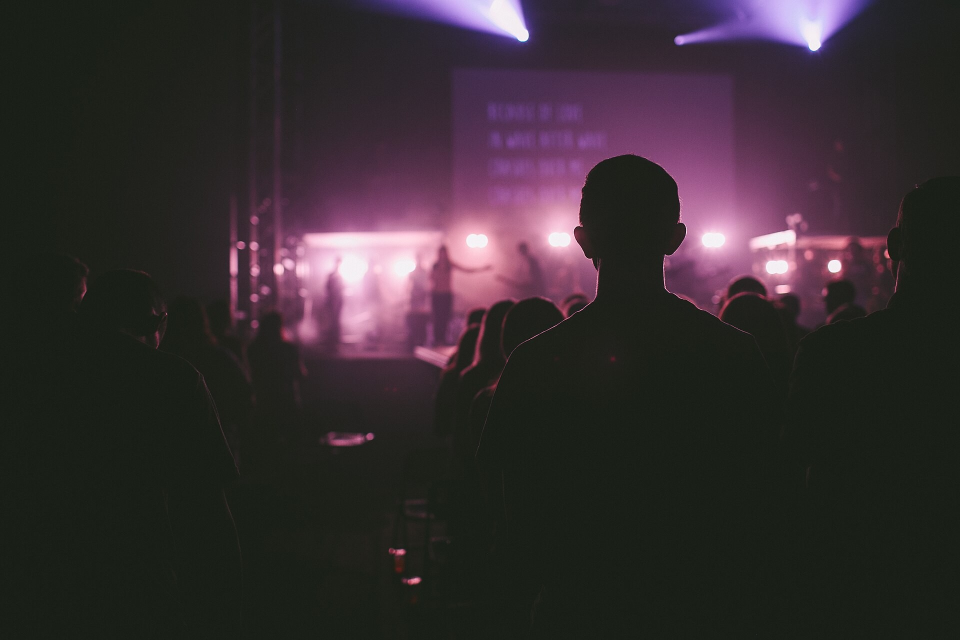
#> input picture arc_of_light/live_1.jpg, 1920 x 1280 px (shown at 1/2 size)
$ python -i make_mureka_videos.py   (imports and definitions only)
#> lines starting #> are read from the running program, lines starting #| are printed output that depends on the picture
### arc_of_light/make_brand_images.py
"""arc of light のチャンネルアイコン（800×800）とバナー（2560×1440）を、夜の版と昼の版で作る。

使い方: python3 make_brand_images.py
- 背景は夜空の紺から紫へのグラデーション、やわらかい虹の弧（ぼかして光らせる）、星のきらめき
- 文字は Inter Display Light の小文字、字間を広めにしてやわらかく見せる
- バナーの文字と弧は、どの画面でも切れない中央の範囲（1546×423）に入れる
"""
import math
import random
from pathlib import Path

from PIL import Image, ImageDraw, ImageFilter, ImageFont

OUT = Path(__file__).parent
FONT = "/usr/share/fonts/opentype/inter/InterDisplay-Light.otf"
FONT_THIN = "/usr/share/fonts/opentype/inter/InterDisplay-ExtraLight.otf"
TOP, BOTTOM = (14, 16, 48), (58, 34, 92)
# 昼の版：青空から、やわらかい桃色へ。文字は濃い紺で読みやすく
DAY_TOP, DAY_BOTTOM = (120, 196, 255), (255, 214, 226)
INK = (34, 40, 96, 250)
RAINBOW = [(255, 170, 190), (255, 205, 160), (255, 240, 170), (170, 240, 205), (160, 205, 255), (200, 175, 255)]


# [93 lines left out: functions blur, gradient, arc, star, sparkles, text, not called in this run]


# 昼の版は虹ではなく「光の弧」：白から淡い金色の細い弧を、明るく光らせる
LIGHT_ARC = [(255, 255, 255), (255, 247, 220), (255, 232, 170)]


# [88 lines left out: functions flare, clouds, icon_day, banner_day, icon, banner and 1 more, not called in this run]


def photo_bg(path, w, h, bright=1.08, soften=0, yshift=0):
    # 写真を枠いっぱいに切り抜き、少し明るく、やわらかくする
#> called with w = 2560, h = 1440, bright = 1, soften = 4, yshift = 0
    from PIL import ImageEnhance
    p = Image.open(path).convert("RGB")
#> p is the input picture: PIL image 1920x1280 RGB; mean R, G, B 53.2, 44.4, 48.3
    s = max(w / p.width, h / p.height)
#> s = 1.33
    p = p.resize((int(p.width * s) + 1, int(p.height * s) + 1), Image.LANCZOS)
#> p: PIL image 2561x1707 RGB
    x, y = (p.width - w) // 2, (p.height - h) // 2
#> x = 0; y = 133
    if yshift:
        # 写真を下へずらす（人の頭などを中央の枠に入れる）。上にできるすき間は、
        # 写真の上の方を引きのばしてぼかした物で埋め、つなぎ目はぼかしてなじませる
        canvas = p.crop((x, 0, x + w, max(1, y + h - yshift))).resize((w, h)).filter(ImageFilter.GaussianBlur(40))
        canvas = ImageEnhance.Brightness(canvas).enhance(0.8)
        top = y - yshift
        part = p.crop((x, max(0, top), x + w, y + h - yshift))
        mask = Image.new("L", part.size, 255)
        feather = 160
        md = ImageDraw.Draw(mask)
        for i in range(feather):
            md.line([(0, i), (part.width, i)], fill=int(255 * i / feather))
        canvas.paste(part, (0, max(0, -top)), mask)
        p = canvas
    else:
        p = p.crop((x, y, x + w, y + h))
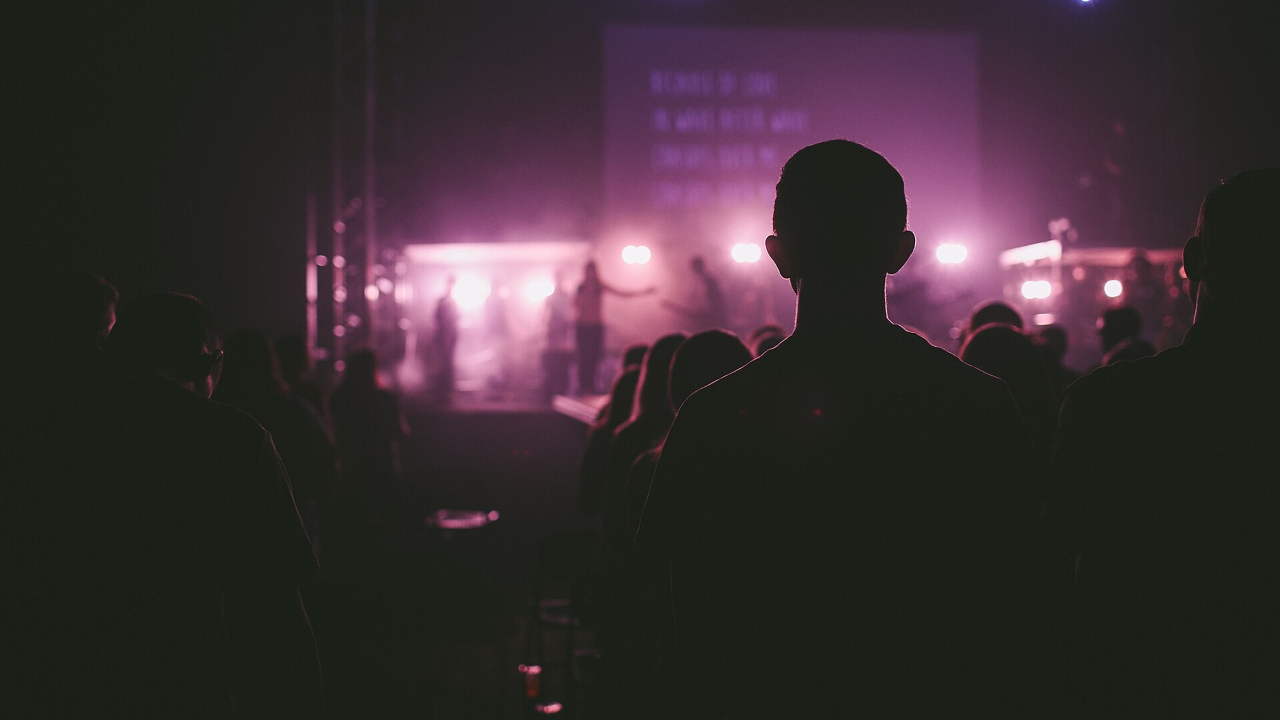
#> p: PIL image 2560x1440 RGB (shown at 1/2 size); mean R, G, B 54.8, 44.5, 48.2
    p = ImageEnhance.Brightness(p).enhance(bright)
    p = ImageEnhance.Color(p).enhance(1.1)
    if soften:
        # ぼかして、写真の中の看板や文字を読めなくし、ロゴの文字を引き立てる
        p = p.filter(ImageFilter.GaussianBlur(soften))
    return p.convert("RGBA")


# [32 lines left out: functions veil, plaza_icon, plaza_banner, not called in this run]


def plaza():
    plaza_icon()
    plaza_banner()


# [119 lines left out: functions photo_version, photos_all, cg_scene, cg_version, not called in this run]


# [3 lines that do not run on import are left out]

### arc_of_light/make_mureka_videos.py
"""Murekaの「映像音楽」にアップロードする、曲ごとの短い動画（12秒・1280×720）を作る。

使い方: python3 make_mureka_videos.py
- 背景は make_brand_images.py の絵や写真を、文字なしで使う
- ゆっくり寄る・横に流れる動き（ズームとパン）をつけ、曲ごとに動きと切り取り方を変える
- 出力: mureka_videos/<番号>_<曲名>.mp4
"""
import math
import subprocess
from pathlib import Path

import imageio_ffmpeg
from PIL import Image, ImageDraw, ImageEnhance, ImageFilter

import make_brand_images as m

OUT = Path(__file__).parent / "mureka_videos"
W, H = 2560, 1440
# [1 line that did not run here, left out]


# [18 lines left out: functions sky_day, sky_day_arc, sky_night, not called in this run]


def photo(name, warm=1.0, soften=4):
    im = m.photo_bg(m.OUT / name, W, H, bright=1.0, soften=soften).convert("RGB")
    if warm != 1.0:
        r, g, b = im.split()
        r = r.point(lambda v: min(255, int(v * warm)))
        b = b.point(lambda v: int(v / warm))
        im = Image.merge("RGB", (r, g, b))
    return im.convert("RGBA")


# [15 lines left out: functions sky_golden, sky_lemon, not called in this run]


def cg_night_arc():
    return m.cg_scene(W, H, True, seed=5)


SONGS = [
    ("01", "Brand_New_Sky", sky_day_arc, "in"),
    ("02", "Neon_Hearts", lambda: m.cg_scene(W, H, True, seed=2), "in"),
    ("03", "Golden_Hour", sky_golden, "right"),
    ("04", "Wild_and_Free", lambda: photo("live_1.jpg", soften=3), "in"),
    ("05", "Coffee_and_Sunshine", lambda: photo("records_1.jpg", warm=1.08, soften=3), "left"),
    ("06", "Midnight_Drive", lambda: photo("neon_1.jpg", soften=24), "right"),
    ("07", "Higher_Than_the_Stars", sky_night, "out"),
    ("08", "Weekend_Vibes", lambda: m.cg_scene(W, H, False, seed=3), "in"),
    ("09", "ソーダ色のサマーデイ", sky_day, "left"),
    ("10", "ミッドナイト・ネオン", lambda: photo("neon_1.jpg", soften=24), "out"),
    ("11", "スタートライン", lambda: photo("live_1.jpg", soften=5), "right"),
    ("12", "アーク・オブ・ライト", cg_night_arc, "out"),
    ("13", "レモネード・ウィークエンド", sky_lemon, "left"),
]


# [20 lines left out: function render, not called in this run]


# [6 lines not run here, left out]

>>> result = photo('live_1.jpg')
